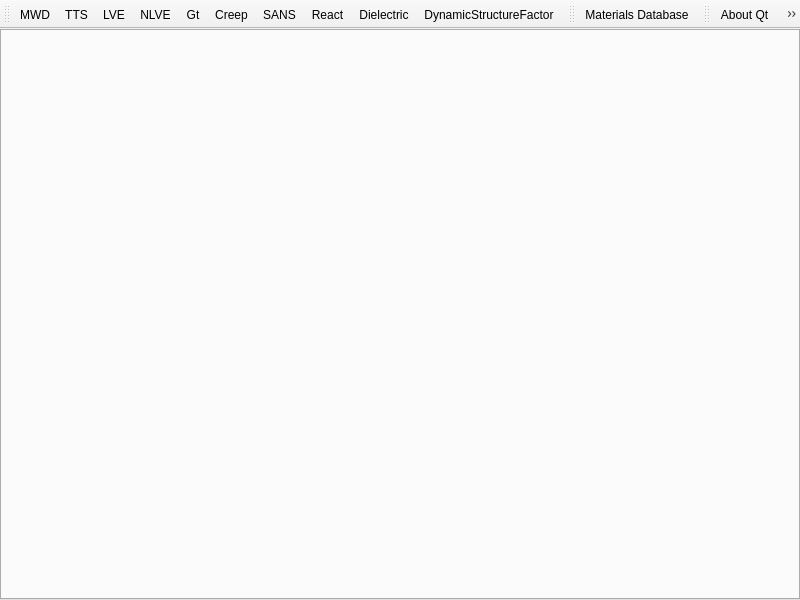
<?xml version="1.0" encoding="UTF-8"?>
<ui version="4.0">
 <class>ReptateMainWindow</class>
 <widget class="QMainWindow" name="ReptateMainWindow">
  <property name="geometry">
   <rect>
    <x>0</x>
    <y>0</y>
    <width>800</width>
    <height>600</height>
   </rect>
  </property>
  <property name="windowTitle">
   <string>RepTate</string>
  </property>
  <property name="windowIcon">
   <iconset resource="MainWindow.qrc">
    <normaloff>:/Icons/Images/Reptate64.ico</normaloff>:/Icons/Images/Reptate64.ico</iconset>
  </property>
  <widget class="QWidget" name="centralwidget">
   <layout class="QHBoxLayout" name="horizontalLayout">
    <property name="spacing">
     <number>0</number>
    </property>
    <property name="margin">
     <number>0</number>
    </property>
    <item>
     <widget class="QTabWidget" name="ApplicationtabWidget">
      <property name="tabShape">
       <enum>QTabWidget::Triangular</enum>
      </property>
      <property name="tabsClosable">
       <bool>true</bool>
      </property>
     </widget>
    </item>
   </layout>
  </widget>
  <widget class="QToolBar" name="toolBarApps">
   <property name="windowTitle">
    <string>toolBar</string>
   </property>
   <property name="toolTip">
    <string>Appications Toolbar</string>
   </property>
   <property name="movable">
    <bool>true</bool>
   </property>
   <property name="allowedAreas">
    <set>Qt::AllToolBarAreas</set>
   </property>
   <property name="iconSize">
    <size>
     <width>24</width>
     <height>24</height>
    </size>
   </property>
   <property name="floatable">
    <bool>false</bool>
   </property>
   <attribute name="toolBarArea">
    <enum>TopToolBarArea</enum>
   </attribute>
   <attribute name="toolBarBreak">
    <bool>false</bool>
   </attribute>
   <addaction name="actionMWD"/>
   <addaction name="actionTTS"/>
   <addaction name="actionLVE"/>
   <addaction name="actionNLVE"/>
   <addaction name="actionGt"/>
   <addaction name="actionCreep"/>
   <addaction name="actionSANS"/>
   <addaction name="actionReact"/>
   <addaction name="actionDielectric"/>
   <addaction name="actionDynamicStructureFactor"/>
  </widget>
  <widget class="QToolBar" name="toolBarTools">
   <property name="windowTitle">
    <string>toolBar</string>
   </property>
   <property name="toolTip">
    <string>Tools Toolbar</string>
   </property>
   <property name="floatable">
    <bool>false</bool>
   </property>
   <attribute name="toolBarArea">
    <enum>TopToolBarArea</enum>
   </attribute>
   <attribute name="toolBarBreak">
    <bool>false</bool>
   </attribute>
   <addaction name="actionMaterials_Database"/>
  </widget>
  <widget class="QToolBar" name="toolBarHelp">
   <property name="windowTitle">
    <string>toolBar_2</string>
   </property>
   <property name="toolTip">
    <string>Help Toolbar</string>
   </property>
   <property name="floatable">
    <bool>false</bool>
   </property>
   <attribute name="toolBarArea">
    <enum>TopToolBarArea</enum>
   </attribute>
   <attribute name="toolBarBreak">
    <bool>false</bool>
   </attribute>
   <addaction name="actionAbout_Qt"/>
   <addaction name="actionAbout"/>
   <addaction name="actionQuit"/>
  </widget>
  <action name="actionQuit">
   <property name="icon">
    <iconset resource="MainWindow.qrc">
     <normaloff>:/Icons/Images/new_icons/icons8-exit-sign.png</normaloff>:/Icons/Images/new_icons/icons8-exit-sign.png</iconset>
   </property>
   <property name="text">
    <string>&amp;Quit</string>
   </property>
   <property name="toolTip">
    <string>Exit Reptate</string>
   </property>
   <property name="shortcut">
    <string>Ctrl+Q</string>
   </property>
  </action>
  <action name="actionTTS">
   <property name="icon">
    <iconset resource="MainWindow.qrc">
     <normaloff>:/Icons/Images/new_icons/TTS.png</normaloff>:/Icons/Images/new_icons/TTS.png</iconset>
   </property>
   <property name="text">
    <string>TTS</string>
   </property>
   <property name="toolTip">
    <string>Time-Temperature Superposition</string>
   </property>
   <property name="shortcut">
    <string>Ctrl+2</string>
   </property>
  </action>
  <action name="actionLVE">
   <property name="icon">
    <iconset resource="MainWindow.qrc">
     <normaloff>:/Icons/Images/new_icons/LVE.png</normaloff>:/Icons/Images/new_icons/LVE.png</iconset>
   </property>
   <property name="text">
    <string>LVE</string>
   </property>
   <property name="toolTip">
    <string>Linear Viscoelasticity</string>
   </property>
   <property name="shortcut">
    <string>Ctrl+3</string>
   </property>
  </action>
  <action name="actionNLVE">
   <property name="icon">
    <iconset resource="MainWindow.qrc">
     <normaloff>:/Icons/Images/new_icons/NLVE.png</normaloff>:/Icons/Images/new_icons/NLVE.png</iconset>
   </property>
   <property name="text">
    <string>NLVE</string>
   </property>
   <property name="toolTip">
    <string>Start up of shear/extension</string>
   </property>
   <property name="shortcut">
    <string>Ctrl+4</string>
   </property>
  </action>
  <action name="actionGt">
   <property name="icon">
    <iconset resource="MainWindow.qrc">
     <normaloff>:/Icons/Images/new_icons/Gt.png</normaloff>:/Icons/Images/new_icons/Gt.png</iconset>
   </property>
   <property name="text">
    <string>Gt</string>
   </property>
   <property name="toolTip">
    <string>Stress relaxation</string>
   </property>
   <property name="shortcut">
    <string>Ctrl+5</string>
   </property>
  </action>
  <action name="actionMaterials_Database">
   <property name="icon">
    <iconset resource="MainWindow.qrc">
     <normaloff>:/Icons/Images/new_icons/icons8-library.png</normaloff>:/Icons/Images/new_icons/icons8-library.png</iconset>
   </property>
   <property name="text">
    <string>Materials Database</string>
   </property>
  </action>
  <action name="actionAbout">
   <property name="icon">
    <iconset resource="MainWindow.qrc">
     <normaloff>:/Icons/Images/Reptate_logo_100.png</normaloff>:/Icons/Images/Reptate_logo_100.png</iconset>
   </property>
   <property name="text">
    <string> About Reptate</string>
   </property>
  </action>
  <action name="actionMWD">
   <property name="icon">
    <iconset resource="MainWindow.qrc">
     <normaloff>:/Icons/Images/new_icons/MWD.png</normaloff>:/Icons/Images/new_icons/MWD.png</iconset>
   </property>
   <property name="text">
    <string>MWD</string>
   </property>
   <property name="toolTip">
    <string>Molecular Weight Distribution</string>
   </property>
   <property name="shortcut">
    <string>Ctrl+1</string>
   </property>
  </action>
  <action name="actionCreep">
   <property name="icon">
    <iconset resource="MainWindow.qrc">
     <normaloff>:/Icons/Images/new_icons/Creep.png</normaloff>:/Icons/Images/new_icons/Creep.png</iconset>
   </property>
   <property name="text">
    <string>Creep</string>
   </property>
   <property name="toolTip">
    <string>Creep experiments</string>
   </property>
   <property name="shortcut">
    <string>Ctrl+6</string>
   </property>
  </action>
  <action name="actionSANS">
   <property name="icon">
    <iconset resource="MainWindow.qrc">
     <normaloff>:/Icons/Images/new_icons/SANS.png</normaloff>:/Icons/Images/new_icons/SANS.png</iconset>
   </property>
   <property name="text">
    <string>SANS</string>
   </property>
   <property name="toolTip">
    <string>Small Angle Neutron Scattering</string>
   </property>
   <property name="shortcut">
    <string>Ctrl+7</string>
   </property>
  </action>
  <action name="actionAbout_Qt">
   <property name="icon">
    <iconset resource="MainWindow.qrc">
     <normaloff>:/Icons/Images/qt_logo_128.png</normaloff>:/Icons/Images/qt_logo_128.png</iconset>
   </property>
   <property name="text">
    <string>About Qt</string>
   </property>
  </action>
  <action name="actionHelp">
   <property name="icon">
    <iconset resource="MainWindow.qrc">
     <normaloff>:/Icons/Images/Help.ico</normaloff>:/Icons/Images/Help.ico</iconset>
   </property>
   <property name="text">
    <string>Contents</string>
   </property>
   <property name="toolTip">
    <string>Main Help</string>
   </property>
   <property name="shortcut">
    <string>F1</string>
   </property>
  </action>
  <action name="actionReact">
   <property name="icon">
    <iconset resource="MainWindow.qrc">
     <normaloff>:/Icons/Images/new_icons/React.png</normaloff>:/Icons/Images/new_icons/React.png</iconset>
   </property>
   <property name="text">
    <string>React</string>
   </property>
   <property name="toolTip">
    <string>React module</string>
   </property>
   <property name="shortcut">
    <string>Ctrl+8</string>
   </property>
  </action>
  <action name="actionDielectric">
   <property name="icon">
    <iconset resource="MainWindow.qrc">
     <normaloff>:/Icons/Images/new_icons/Dielectric.png</normaloff>:/Icons/Images/new_icons/Dielectric.png</iconset>
   </property>
   <property name="text">
    <string>Dielectric</string>
   </property>
   <property name="toolTip">
    <string>Dielectric spectroscopy</string>
   </property>
   <property name="shortcut">
    <string>Ctrl+9</string>
   </property>
  </action>
  <action name="actionDynamicStructureFactor">
   <property name="icon">
    <iconset resource="MainWindow.qrc">
     <normaloff>:/Icons/Images/new_icons/DynamicStructureFactor.png</normaloff>:/Icons/Images/new_icons/DynamicStructureFactor.png</iconset>
   </property>
   <property name="text">
    <string>DynamicStructureFactor</string>
   </property>
   <property name="toolTip">
    <string>Dynamic Structure Factor</string>
   </property>
   <property name="shortcut">
    <string>Ctrl+0</string>
   </property>
  </action>
 </widget>
 <resources>
  <include location="MainWindow.qrc"/>
 </resources>
 <connections>
  <connection>
   <sender>actionQuit</sender>
   <signal>triggered()</signal>
   <receiver>ReptateMainWindow</receiver>
   <slot>close()</slot>
   <hints>
    <hint type="sourcelabel">
     <x>-1</x>
     <y>-1</y>
    </hint>
    <hint type="destinationlabel">
     <x>399</x>
     <y>299</y>
    </hint>
   </hints>
  </connection>
 </connections>
</ui>
